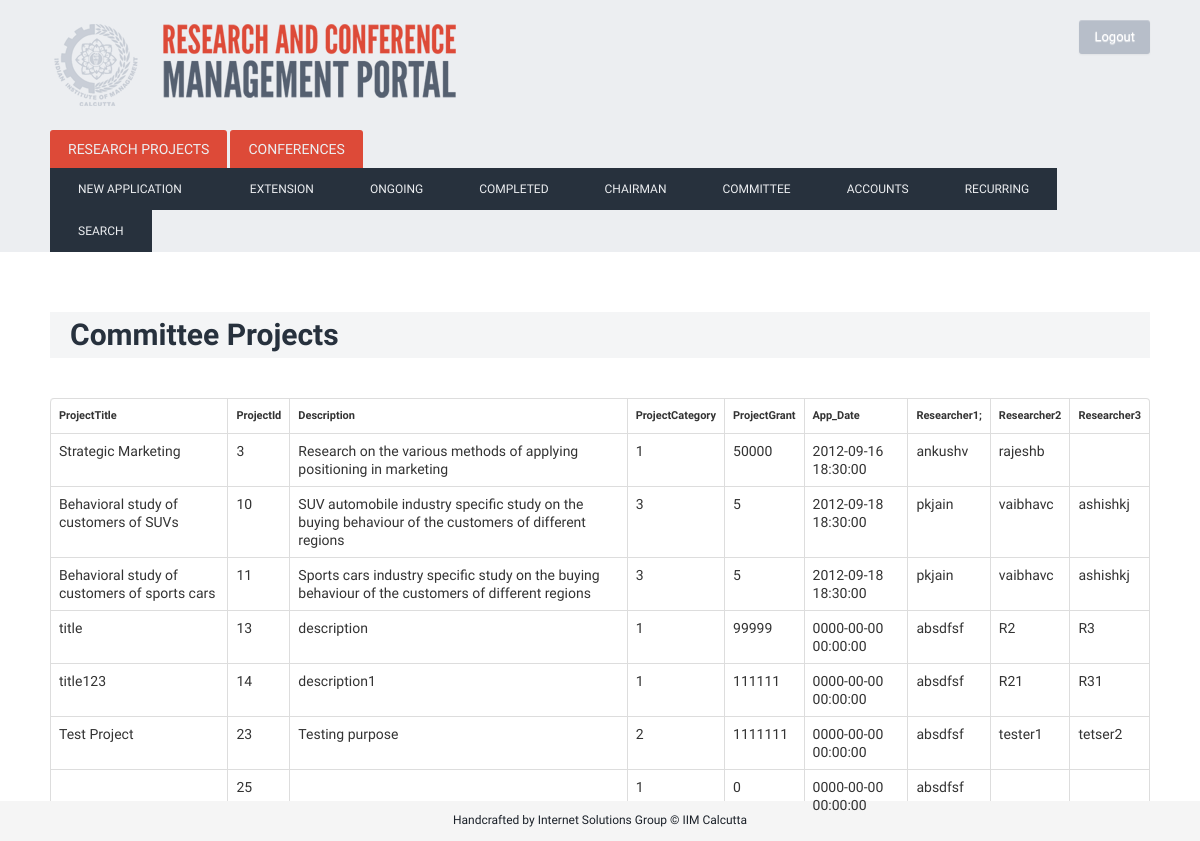
Screenshot of /index.php/app_committee (signed in) with the database file from the repository.
### tables this page shows
CREATE TABLE IF NOT EXISTS `project` (
  `ProjectTitle` varchar(400) NOT NULL,
  `ProjectId` bigint(200) NOT NULL AUTO_INCREMENT,
  `Description` varchar(2000) NOT NULL,
  `App_Date` timestamp NOT NULL DEFAULT CURRENT_TIMESTAMP COMMENT 'The  date of application of the project',
  `Start_Date` date NOT NULL,
  `End_Date` date NOT NULL,
  `Researcher1` varchar(80) NOT NULL,
  `Researcher2` varchar(80) NOT NULL,
  `Researcher3` varchar(80) NOT NULL,
  `ProjectCategory` int(11) NOT NULL,
  `ProjectGrant` int(11) NOT NULL,
  `PStatus` varchar(50) NOT NULL,
  `Deliverables` varchar(500) NOT NULL,
  PRIMARY KEY (`ProjectId`),
  UNIQUE KEY `ProjectId` (`ProjectId`),
  UNIQUE KEY `ProjectId_2` (`ProjectId`)
);

### index.php (called while the page is built, shortened)
<?php
require_once BASEPATH.'core/CodeIgniter.php';

### application/models/project_model.php (called while the page is built, shortened)
<?PHP
class Project_model extends CI_Model {
	function project_stage($stage)
		{
		$queryStr='SELECT * FROM project WHERE PStatus = "app_'.$stage.'";';
		$query = $this->db->query($queryStr);
		return $query;
		}
}
?>

### application/controllers/app_committee.php (the view, shortened to what this page needs)
<?PHP
class App_committee extends CI_Controller {
	function index()
		{
			$data['myClass']=$this;
			$data['action']=0;
			if($_SESSION['usertype']==1){
				$this->load->view('layout',$data);
			} elseif ($_SESSION['usertype']==2){
				$this->load->view('layoutComm',$data);
			} elseif($_SESSION['usertype']==3){
				$this->load->view('layoutChairman',$data);
			}
		}
	function load_php()
				{
				$this->load->model('project_model');
				$stage='comm';
				$Query= $this->project_model->project_stage($stage);
				echo '
				<h1>Committee Projects</h1>
						<table class="table table-bordered">
						<TR><TD><h4>ProjectTitle</h4></TD><TD><h4>ProjectId</h4></TD><TD><h4>Description</h4></TD><TD><h4>ProjectCategory</TD><TD><h4>ProjectGrant</TD><TD><h4>App_Date</TD><TD><h4>Researcher1;</TD><TD><h4>Researcher2</TD><TD><h4>Researcher3 </h1></tr>
						<tbody>';
					 foreach($Query->result() as $row)
					 {
						 echo '<TR><TD>';
						 print $row->ProjectTitle;
						 echo '</TD><TD>';
						 print $row->ProjectId;
						 echo '</TD><TD>';
						 print $row->Description;
						 echo '</TD><TD>';
						 print $row->ProjectCategory;
						 echo '</TD><TD>';
						 print $row->ProjectGrant;
						 echo '</TD><TD>';
						 print $row->App_Date;
						 echo '</TD><TD>';
						 print $row->Researcher1;
						 echo '</TD><TD>';
						 print $row->Researcher2;
						 echo '</TD><TD>';
						 print $row->Researcher3;
					 }
				echo '</tbody></TABLE>';
				}
	}
?>

### static/css/custom.css (style rules this page uses)
html, body { height: 100%; }
body { background: url('/static/img/denim.png'); font-family: 'Droid Sans', sans-serif; font-weight: normal; font-size: 14px; line-height: 1.6; }
h4 { font-size: 11px; }
h1 { color: #27313D; margin-top: 60px; margin-bottom: 40px; font-weight: bold; background: #F4F5F6; padding: 5px 20px; }

### rows the page displays
project: ProjectTitle "Strategic Marketing", ProjectId "3", Description "Research on the various methods of applying positioning in marketing", ProjectCategory "1", ProjectGrant "50000", App_Date "2012-09-16 18:30:00", Researcher1 "ankushv", Researcher2 "rajeshb"
project: ProjectTitle "Behavioral study of customers of SUVs", ProjectId "10", Description "SUV automobile industry specific study on the buying behaviour of the customers of different regions", ProjectCategory "3", ProjectGrant "5", App_Date "2012-09-18 18:30:00", Researcher1 "pkjain", Researcher2 "vaibhavc", Researcher3 "ashishkj"
project: ProjectTitle "Behavioral study of customers of sports cars", ProjectId "11", Description "Sports cars industry specific study on the buying behaviour of the customers of different regions", ProjectCategory "3", ProjectGrant "5", App_Date "2012-09-18 18:30:00", Researcher1 "pkjain", Researcher2 "vaibhavc", Researcher3 "ashishkj"
project: ProjectTitle "title", ProjectId "13", Description "description", ProjectCategory "1", ProjectGrant "99999", App_Date "0000-00-00 00:00:00", Researcher1 "absdfsf", Researcher2 "R2", Researcher3 "R3"
project: ProjectTitle "title123", ProjectId "14", Description "description1", ProjectCategory "1", ProjectGrant "111111", App_Date "0000-00-00 00:00:00", Researcher1 "absdfsf", Researcher2 "R21", Researcher3 "R31"
project: ProjectTitle "Test Project", ProjectId "23", Description "Testing purpose", ProjectCategory "2", ProjectGrant "1111111", App_Date "0000-00-00 00:00:00", Researcher1 "absdfsf", Researcher2 "tester1", Researcher3 "tetser2"
project: ProjectId "25", ProjectCategory "1", ProjectGrant "0", App_Date "0000-00-00 00:00:00", Researcher1 "absdfsf"
